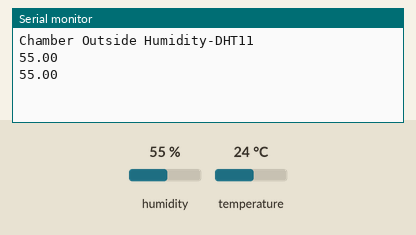
The sketch below on a simulated Arduino Uno, built with avr-gcc and run on an emulated ATmega328P. Parts: the last lines printed to the serial monitor. The test bench sets the inputs (shaded band); at power-on: humidity 55 %, temperature 24 °C.

Above: at 4.8 s.
4.9 s: humidity set to 22 %
At 7.3 s:
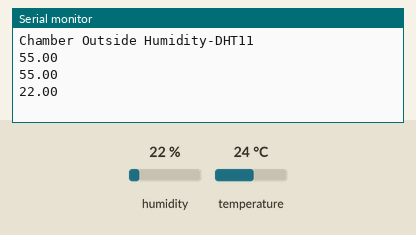
7.9 s: humidity set to 40 %
At 8.5 s:
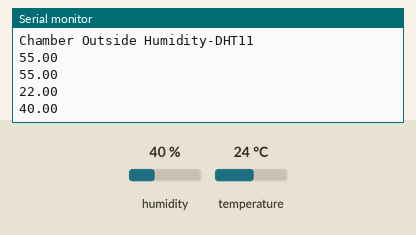
Timing chart, 0 to 10.9 s (numbered marks = the images above; inputs shaded):
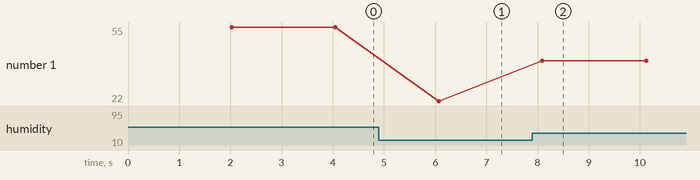

The sketch:

arduino_reading_multiple_dht11_readable.ino
```cpp
#include "DHT.h"

#define DHT1PIN 4
#define DHT2PIN 7

#define DHT1TYPE DHT11
#define DHT2TYPE DHT11

DHT dht1(DHT1PIN, DHT1TYPE);
DHT dht2(DHT2PIN, DHT2TYPE);

void setup() {
  Serial.begin(9600);
  Serial.println("Chamber Outside Humidity-DHT11");

  dht1.begin();
   dht2.begin();
}

void loop() {

  delay(2000);

  float h2 = dht2.readHumidity();
  float t2 = dht2.readTemperature();

  if (isnan(t2) || isnan(h2)) {
    Serial.println("Failed to read from DHT #2");
  } else {
    Serial.print(h2);
    Serial.print(" \t");
  }
  Serial.println();
}
```

Measured:
- after the input at 4.9 s, the serial monitor: prints a new line after 1.2 s (image 1)
- after the input at 7.9 s, the serial monitor: prints a new line after 0.20 s (image 2)
- plotted number 1: 55 → 22 after the input at 4.9 s, 22 → 40 after the input at 7.9 s
